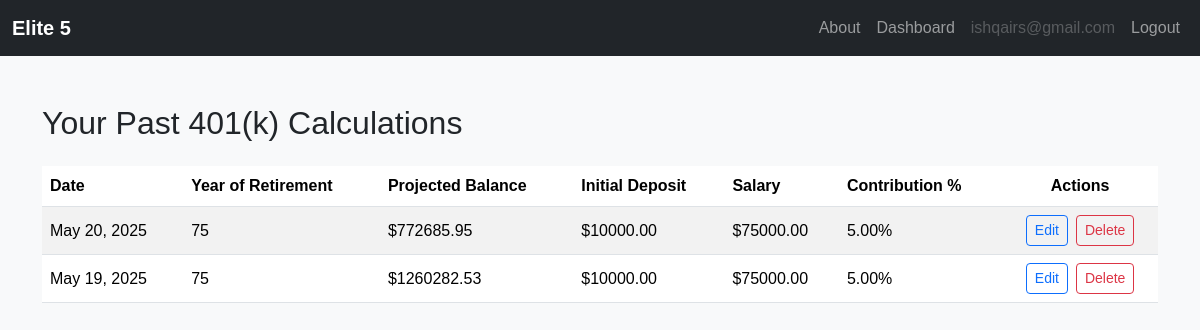
Page /401k-history/ (signed in) on the earlier database version.
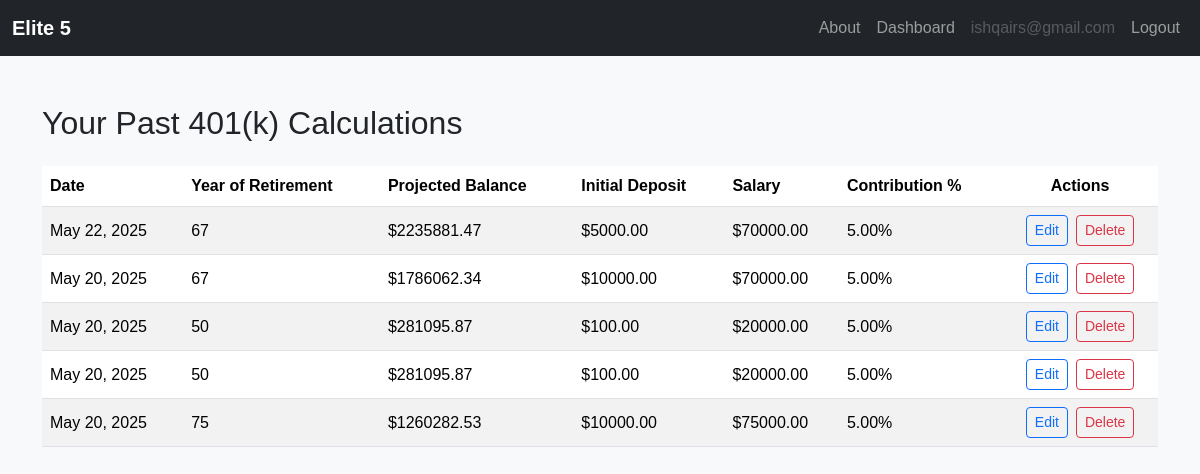
Same page on the later database version.
### main/models.py (models this page shows, shortened)
class RetirementCalculation(models.Model):
    user = models.ForeignKey(User, on_delete=models.CASCADE)
    created_at = models.DateTimeField(auto_now_add=True)
    current_age = models.IntegerField()
    retirement_age = models.IntegerField()
    projected_balance = models.DecimalField(max_digits=12, decimal_places=2)
    init_deposit = models.DecimalField(max_digits=10, decimal_places=2)
    salary = models.DecimalField(max_digits=10, decimal_places=2)
    contribution = models.DecimalField(max_digits=5, decimal_places=2)
    total_employee_contrib = models.DecimalField(max_digits=12, decimal_places=2, default=0)
    total_employer_contrib = models.DecimalField(max_digits=12, decimal_places=2, default=0)

### main/views.py (the view)
# urls.py: path("401k-history/", views.retirement_history, name="retirement_history"),
@login_required
def retirement_history(request):
    history = RetirementCalculation.objects.filter(user=request.user).order_by('-created_at')
    return render(request, 'main/401k_history.html', {'history': history})

### main/templates/main/401k_history.html
{% extends "main/base.html" %}
{% block content %}
<div class="container py-5">
  <h2 class="mb-4">Your Past 401(k) Calculations</h2>
  {% if history %}
    <div class="table-responsive">
      <table class="table table-striped align-middle">
        <thead>
          <tr>
            <th>Date</th>
            <th>Year of Retirement</th>
            <th>Projected Balance</th>
            <th>Initial Deposit</th>
            <th>Salary</th>
            <th>Contribution %</th>
            <th class="text-center">Actions</th>
          </tr>
        </thead>
        <tbody>
          {% for entry in history %}
          <tr>
            <td>{{ entry.created_at|date:"M d, Y" }}</td>
            <td>{{ entry.retirement_age }}</td>
            <td>${{ entry.projected_balance }}</td>
            <td>${{ entry.init_deposit }}</td>
            <td>${{ entry.salary }}</td>
            <td>{{ entry.contribution }}%</td>
            <td>
              <div class="d-flex flex-column flex-md-row gap-2 justify-content-center">
                <a href="{% url 'edit_401k' entry.pk %}" class="btn btn-sm btn-outline-primary">Edit</a>
                <a href="{% url 'delete_401k' entry.pk %}" class="btn btn-sm btn-outline-danger">Delete</a>
              </div>
            </td>
          </tr>
          {% endfor %}
        </tbody>
      </table>
    </div>
  {% else %}
    <p>No previous calculations found.</p>
  {% endif %}
</div>
{% endblock %}

Differences in the rows shown:
removed RetirementCalculation: created_at "May 20, 2025", retirement_age "75", projected_balance "772685.95", init_deposit "10000.00", salary "75000.00", contribution "5.00"
removed RetirementCalculation: created_at "May 19, 2025", retirement_age "75", projected_balance "1260282.53", init_deposit "10000.00", salary "75000.00", contribution "5.00"
added RetirementCalculation: created_at "May 22, 2025", retirement_age "67", projected_balance "2235881.47", init_deposit "5000.00", salary "70000.00", contribution "5.00"
added RetirementCalculation: created_at "May 20, 2025", retirement_age "67", projected_balance "1786062.34", init_deposit "10000.00", salary "70000.00", contribution "5.00"
added RetirementCalculation: created_at "May 20, 2025", retirement_age "50", projected_balance "281095.87", init_deposit "100.00", salary "20000.00", contribution "5.00"
added RetirementCalculation: created_at "May 20, 2025", retirement_age "50", projected_balance "281095.87", init_deposit "100.00", salary "20000.00", contribution "5.00"
added RetirementCalculation: created_at "May 20, 2025", retirement_age "75", projected_balance "1260282.53", init_deposit "10000.00", salary "75000.00", contribution "5.00"
